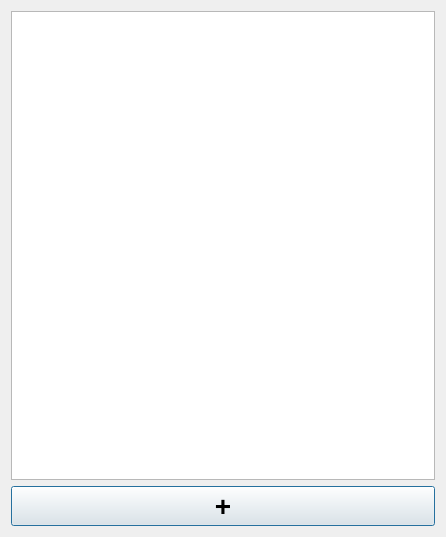
<?xml version="1.0" encoding="UTF-8"?>
<ui version="4.0">
 <class>Instances</class>
 <widget class="QDialog" name="Instances">
  <property name="geometry">
   <rect>
    <x>0</x>
    <y>0</y>
    <width>446</width>
    <height>537</height>
   </rect>
  </property>
  <property name="windowTitle">
   <string>Carbon Black Cloud Instances</string>
  </property>
  <layout class="QVBoxLayout" name="verticalLayout">
   <item>
    <widget class="QListWidget" name="listWidget"/>
   </item>
   <item>
    <widget class="QPushButton" name="pushButton_add">
     <property name="font">
      <font>
       <pointsize>21</pointsize>
       <weight>75</weight>
       <bold>true</bold>
      </font>
     </property>
     <property name="text">
      <string>+</string>
     </property>
     <property name="iconSize">
      <size>
       <width>16</width>
       <height>16</height>
      </size>
     </property>
    </widget>
   </item>
  </layout>
 </widget>
 <resources/>
 <connections/>
</ui>
